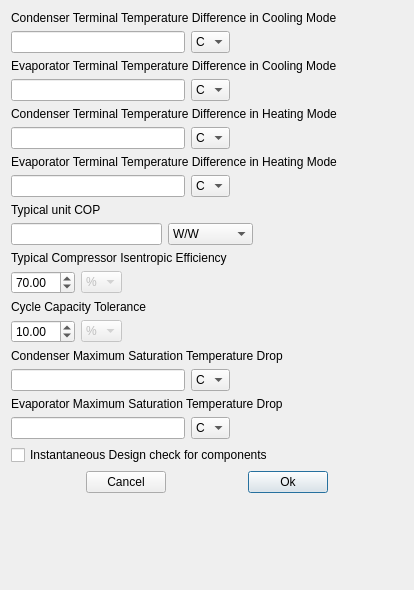
<?xml version="1.0" encoding="UTF-8"?>
<ui version="4.0">
 <class>Form</class>
 <widget class="QWidget" name="Form">
  <property name="geometry">
   <rect>
    <x>0</x>
    <y>0</y>
    <width>414</width>
    <height>590</height>
   </rect>
  </property>
  <property name="windowTitle">
   <string>Design Check Properties</string>
  </property>
  <layout class="QVBoxLayout" name="verticalLayout_10">
   <item>
    <layout class="QVBoxLayout" name="verticalLayout_2">
     <item>
      <widget class="QLabel" name="TTD_cond_AC_label">
       <property name="text">
        <string>Condenser Terminal Temperature Difference in Cooling Mode</string>
       </property>
      </widget>
     </item>
     <item>
      <layout class="QHBoxLayout" name="horizontalLayout_2">
       <item>
        <widget class="QLineEdit" name="TTD_cond_AC"/>
       </item>
       <item>
        <widget class="QComboBox" name="TTD_cond_AC_unit">
         <item>
          <property name="text">
           <string>C</string>
          </property>
         </item>
         <item>
          <property name="text">
           <string>F</string>
          </property>
         </item>
        </widget>
       </item>
       <item>
        <spacer name="horizontalSpacer_4">
         <property name="orientation">
          <enum>Qt::Horizontal</enum>
         </property>
         <property name="sizeHint" stdset="0">
          <size>
           <width>40</width>
           <height>20</height>
          </size>
         </property>
        </spacer>
       </item>
      </layout>
     </item>
    </layout>
   </item>
   <item>
    <layout class="QVBoxLayout" name="verticalLayout">
     <item>
      <widget class="QLabel" name="TTD_evap_AC_label">
       <property name="text">
        <string>Evaporator Terminal Temperature Difference in Cooling Mode</string>
       </property>
      </widget>
     </item>
     <item>
      <layout class="QHBoxLayout" name="horizontalLayout">
       <item>
        <widget class="QLineEdit" name="TTD_evap_AC"/>
       </item>
       <item>
        <widget class="QComboBox" name="TTD_evap_AC_unit">
         <item>
          <property name="text">
           <string>C</string>
          </property>
         </item>
         <item>
          <property name="text">
           <string>F</string>
          </property>
         </item>
        </widget>
       </item>
       <item>
        <spacer name="horizontalSpacer_5">
         <property name="orientation">
          <enum>Qt::Horizontal</enum>
         </property>
         <property name="sizeHint" stdset="0">
          <size>
           <width>40</width>
           <height>20</height>
          </size>
         </property>
        </spacer>
       </item>
      </layout>
     </item>
    </layout>
   </item>
   <item>
    <layout class="QVBoxLayout" name="verticalLayout_6">
     <item>
      <widget class="QLabel" name="TTD_cond_HP_label">
       <property name="text">
        <string>Condenser Terminal Temperature Difference in Heating Mode</string>
       </property>
      </widget>
     </item>
     <item>
      <layout class="QHBoxLayout" name="horizontalLayout_7">
       <item>
        <widget class="QLineEdit" name="TTD_cond_HP"/>
       </item>
       <item>
        <widget class="QComboBox" name="TTD_cond_HP_unit">
         <item>
          <property name="text">
           <string>C</string>
          </property>
         </item>
         <item>
          <property name="text">
           <string>F</string>
          </property>
         </item>
        </widget>
       </item>
       <item>
        <spacer name="horizontalSpacer_9">
         <property name="orientation">
          <enum>Qt::Horizontal</enum>
         </property>
         <property name="sizeHint" stdset="0">
          <size>
           <width>40</width>
           <height>20</height>
          </size>
         </property>
        </spacer>
       </item>
      </layout>
     </item>
    </layout>
   </item>
   <item>
    <layout class="QVBoxLayout" name="verticalLayout_7">
     <item>
      <widget class="QLabel" name="TTD_evap_HP_label">
       <property name="text">
        <string>Evaporator Terminal Temperature Difference in Heating Mode</string>
       </property>
      </widget>
     </item>
     <item>
      <layout class="QHBoxLayout" name="horizontalLayout_8">
       <item>
        <widget class="QLineEdit" name="TTD_evap_HP"/>
       </item>
       <item>
        <widget class="QComboBox" name="TTD_evap_HP_unit">
         <item>
          <property name="text">
           <string>C</string>
          </property>
         </item>
         <item>
          <property name="text">
           <string>F</string>
          </property>
         </item>
        </widget>
       </item>
       <item>
        <spacer name="horizontalSpacer_10">
         <property name="orientation">
          <enum>Qt::Horizontal</enum>
         </property>
         <property name="sizeHint" stdset="0">
          <size>
           <width>40</width>
           <height>20</height>
          </size>
         </property>
        </spacer>
       </item>
      </layout>
     </item>
    </layout>
   </item>
   <item>
    <layout class="QVBoxLayout" name="verticalLayout_8">
     <item>
      <widget class="QLabel" name="typical_COP_label">
       <property name="text">
        <string>Typical unit COP</string>
       </property>
      </widget>
     </item>
     <item>
      <layout class="QHBoxLayout" name="horizontalLayout_9">
       <item>
        <widget class="QLineEdit" name="typical_COP"/>
       </item>
       <item>
        <widget class="QComboBox" name="typical_COP_unit">
         <item>
          <property name="text">
           <string>W/W</string>
          </property>
         </item>
         <item>
          <property name="text">
           <string>(Btu/hr)/W</string>
          </property>
         </item>
        </widget>
       </item>
       <item>
        <spacer name="horizontalSpacer_11">
         <property name="orientation">
          <enum>Qt::Horizontal</enum>
         </property>
         <property name="sizeHint" stdset="0">
          <size>
           <width>40</width>
           <height>20</height>
          </size>
         </property>
        </spacer>
       </item>
      </layout>
     </item>
    </layout>
   </item>
   <item>
    <layout class="QVBoxLayout" name="verticalLayout_9">
     <item>
      <widget class="QLabel" name="typical_eta_isen_label">
       <property name="text">
        <string>Typical Compressor Isentropic Efficiency</string>
       </property>
      </widget>
     </item>
     <item>
      <layout class="QHBoxLayout" name="horizontalLayout_10">
       <item>
        <widget class="QDoubleSpinBox" name="typical_eta_isen">
         <property name="minimum">
          <double>1.000000000000000</double>
         </property>
         <property name="maximum">
          <double>100.000000000000000</double>
         </property>
         <property name="value">
          <double>70.000000000000000</double>
         </property>
        </widget>
       </item>
       <item>
        <widget class="QComboBox" name="typical_eta_isen_unit">
         <property name="enabled">
          <bool>false</bool>
         </property>
         <item>
          <property name="text">
           <string>%</string>
          </property>
         </item>
        </widget>
       </item>
       <item>
        <spacer name="horizontalSpacer_12">
         <property name="orientation">
          <enum>Qt::Horizontal</enum>
         </property>
         <property name="sizeHint" stdset="0">
          <size>
           <width>40</width>
           <height>20</height>
          </size>
         </property>
        </spacer>
       </item>
      </layout>
     </item>
    </layout>
   </item>
   <item>
    <layout class="QVBoxLayout" name="verticalLayout_3">
     <item>
      <widget class="QLabel" name="Capacity_tolerance_label">
       <property name="text">
        <string>Cycle Capacity Tolerance</string>
       </property>
      </widget>
     </item>
     <item>
      <layout class="QHBoxLayout" name="horizontalLayout_4">
       <item>
        <widget class="QDoubleSpinBox" name="Capacity_tolerance">
         <property name="maximum">
          <double>100.000000000000000</double>
         </property>
         <property name="value">
          <double>10.000000000000000</double>
         </property>
        </widget>
       </item>
       <item>
        <widget class="QComboBox" name="Capacity_tolerance_unit">
         <property name="enabled">
          <bool>false</bool>
         </property>
         <item>
          <property name="text">
           <string>%</string>
          </property>
         </item>
        </widget>
       </item>
       <item>
        <spacer name="horizontalSpacer_6">
         <property name="orientation">
          <enum>Qt::Horizontal</enum>
         </property>
         <property name="sizeHint" stdset="0">
          <size>
           <width>40</width>
           <height>20</height>
          </size>
         </property>
        </spacer>
       </item>
      </layout>
     </item>
    </layout>
   </item>
   <item>
    <layout class="QVBoxLayout" name="verticalLayout_4">
     <item>
      <widget class="QLabel" name="DT_sat_max_cond_label">
       <property name="text">
        <string>Condenser Maximum Saturation Temperature Drop</string>
       </property>
      </widget>
     </item>
     <item>
      <layout class="QHBoxLayout" name="horizontalLayout_5">
       <item>
        <widget class="QLineEdit" name="DT_sat_max_cond"/>
       </item>
       <item>
        <widget class="QComboBox" name="DT_sat_max_cond_unit">
         <property name="currentIndex">
          <number>0</number>
         </property>
         <item>
          <property name="text">
           <string>C</string>
          </property>
         </item>
         <item>
          <property name="text">
           <string>F</string>
          </property>
         </item>
        </widget>
       </item>
       <item>
        <spacer name="horizontalSpacer_7">
         <property name="orientation">
          <enum>Qt::Horizontal</enum>
         </property>
         <property name="sizeHint" stdset="0">
          <size>
           <width>40</width>
           <height>20</height>
          </size>
         </property>
        </spacer>
       </item>
      </layout>
     </item>
    </layout>
   </item>
   <item>
    <layout class="QVBoxLayout" name="verticalLayout_5">
     <item>
      <widget class="QLabel" name="DT_sat_max_evap_label">
       <property name="text">
        <string>Evaporator Maximum Saturation Temperature Drop</string>
       </property>
      </widget>
     </item>
     <item>
      <layout class="QHBoxLayout" name="horizontalLayout_6">
       <item>
        <widget class="QLineEdit" name="DT_sat_max_evap"/>
       </item>
       <item>
        <widget class="QComboBox" name="DT_sat_max_evap_unit">
         <property name="currentIndex">
          <number>0</number>
         </property>
         <item>
          <property name="text">
           <string>C</string>
          </property>
         </item>
         <item>
          <property name="text">
           <string>F</string>
          </property>
         </item>
        </widget>
       </item>
       <item>
        <spacer name="horizontalSpacer_8">
         <property name="orientation">
          <enum>Qt::Horizontal</enum>
         </property>
         <property name="sizeHint" stdset="0">
          <size>
           <width>40</width>
           <height>20</height>
          </size>
         </property>
        </spacer>
       </item>
      </layout>
     </item>
    </layout>
   </item>
   <item>
    <widget class="QCheckBox" name="insta_activated">
     <property name="text">
      <string>Instantaneous Design check for components</string>
     </property>
    </widget>
   </item>
   <item>
    <layout class="QHBoxLayout" name="horizontalLayout_3">
     <item>
      <spacer name="horizontalSpacer">
       <property name="orientation">
        <enum>Qt::Horizontal</enum>
       </property>
       <property name="sizeHint" stdset="0">
        <size>
         <width>40</width>
         <height>20</height>
        </size>
       </property>
      </spacer>
     </item>
     <item>
      <widget class="QPushButton" name="Cancel_button">
       <property name="text">
        <string>Cancel</string>
       </property>
      </widget>
     </item>
     <item>
      <spacer name="horizontalSpacer_2">
       <property name="orientation">
        <enum>Qt::Horizontal</enum>
       </property>
       <property name="sizeHint" stdset="0">
        <size>
         <width>40</width>
         <height>20</height>
        </size>
       </property>
      </spacer>
     </item>
     <item>
      <widget class="QPushButton" name="Ok_button">
       <property name="text">
        <string>Ok</string>
       </property>
       <property name="default">
        <bool>true</bool>
       </property>
      </widget>
     </item>
     <item>
      <spacer name="horizontalSpacer_3">
       <property name="orientation">
        <enum>Qt::Horizontal</enum>
       </property>
       <property name="sizeHint" stdset="0">
        <size>
         <width>40</width>
         <height>20</height>
        </size>
       </property>
      </spacer>
     </item>
    </layout>
   </item>
   <item>
    <spacer name="verticalSpacer">
     <property name="orientation">
      <enum>Qt::Vertical</enum>
     </property>
     <property name="sizeHint" stdset="0">
      <size>
       <width>20</width>
       <height>40</height>
      </size>
     </property>
    </spacer>
   </item>
  </layout>
 </widget>
 <resources/>
 <connections/>
</ui>
